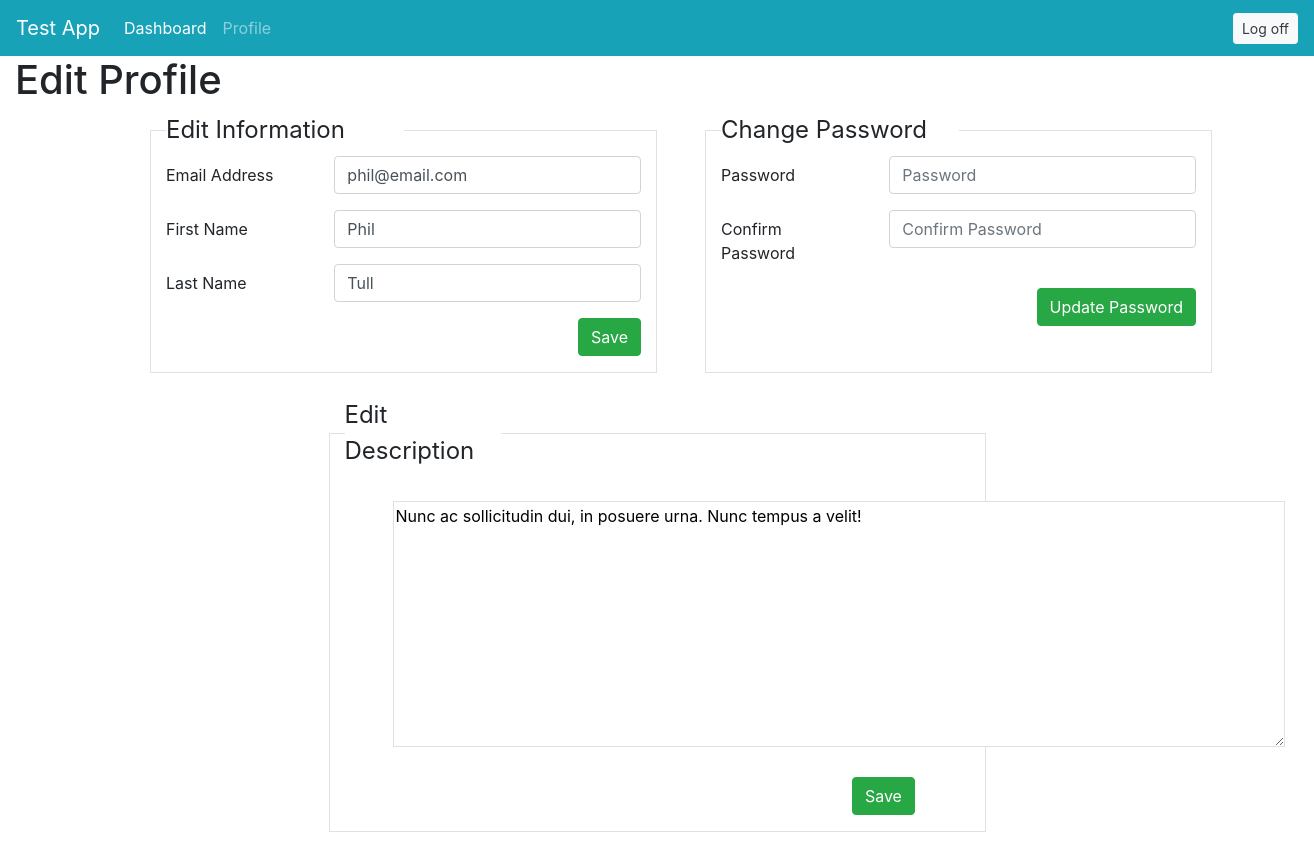
The page /users/profile (signed in) on the database its author committed.
### login_reg/models.py (models this page shows)
class User(models.Model):
    first_name = models.CharField(max_length=45)
    last_name = models.CharField(max_length=45)
    email = models.CharField(max_length=100)
    password = models.CharField(max_length=255)
    user_level = models.IntegerField(blank=True, null=True)
    description = models.TextField(default="")
    created_at = models.DateTimeField(auto_now_add=True)
    updated_at = models.DateTimeField(auto_now=True)
    objects = UserManager()

### user_dash_app/views.py (the view, shortened to what this page needs)
# urls.py: path('profile', views.profile),
def profile(request):
    if 'user_id' in request.session:
        user_id = request.session['user_id']
        context = {
            'user': User.objects.get(id=request.session['user_id'])
            }
        return render(request, 'profile.html', context)
    return redirect('/')

### user_dash_app/templates/profile.html (shortened to what this page needs)
<!DOCTYPE html>
<html lang="en">
<head>
    <link rel="stylesheet" href="https://stackpath.bootstrapcdn.com/bootstrap/4.3.1/css/bootstrap.min.css">
</head>
<body>
    <nav class="navbar navbar-expand-lg navbar-dark bg-info">
        <a class="navbar-brand" href="/">Test App</a>
        <div class="collapse navbar-collapse" id="navbarText">
            <ul class="navbar-nav mr-auto">
                <li class="nav-item active">
                    {%if user.user_level == 9%}
                    <a class="nav-link" href="/users/admin">Dashboard<span class="sr-only">(current)</span></a>
                    {%else%}
                    <a class="nav-link" href="/users/dashboard">Dashboard<span class="sr-only">(current)</span></a>
                    {%endif%}
                </li>
                <li class="nav-item">
                    <a class="nav-link" href="/users/profile">Profile</a>
                </li>
            </ul>
            <a class="btn btn-sm btn-light text-dark" href="/logoff"
                    role="button">Log off</a>
        </div>
    </nav>
    <div class="col-10"><h1>Edit Profile</h1></div>
    <div class="container row mx-auto">
        <fieldset class="col ml-5 border">
            <legend class="w-50">Edit Information</legend>
            <form action="/users/profile" method="POST">
                <div class="form-group row">
                    <label for="inputEmail3" class="col-sm-4 col-form-label">Email Address</label>
                    <div class="col-sm-8">
                        <input type="email" name="email" class="form-control" id="inputEmail3" value="{{user.email}}">
                    </div>
                </div>
                <div class="form-group row">
                    <label for="" class="col-sm-4 col-form-label">First Name</label>
                    <div class="col-sm-8">
                        <input type="text" name="first_name" class="form-control" id="" value="{{user.first_name}}">
                    </div>
                </div>
                <div class="form-group row">
                    <label for="" class="col-sm-4 col-form-label">Last Name</label>
                    <div class="col-sm-8">
                        <input type="text" name="last_name" class="form-control" id="" value="{{user.last_name}}">
                    </div>
                </div>
                <div class="form-group row">
                    <div class="col-sm-12">
                        <button type="submit" class="btn btn-success float-right">Save</button>
                    </div>
                </div>
            </form>
        </fieldset>
        <fieldset class="col ml-5 border">
            <legend class="w-50">Change Password</legend>
            <form action="/users/profile_password" method="POST">
                <div class="form-group row">
                    <label for="inputPassword3" class="col-sm-4 col-form-label">Password</label>
                    <div class="col-sm-8">
                        <input type="password" name="password" class="form-control" id="inputPassword3" placeholder="Password">
                    </div>
                </div>
                <div class="form-group row">
                    <label for="inputPassword3" class="col-sm-4 col-form-label">Confirm Password</label>
                    <div class="col-sm-8">
                        <input type="password" name="conf_password" class="form-control" id="inputPassword3" placeholder="Confirm Password">
                    </div>
                </div>
                <div class="form-group row">
                    <div class="col-sm-12">
                        <button type="submit" class="btn btn-success float-right">Update Password</button>
                    </div>
                </div>
            </form>
        </fieldset>
    </div>
    <fieldset class="container w-50 my-4 border">
        <legend class="w-25">Edit Description</legend>
        <form action="/users/description" method="POST">
            <textarea class="border mx-5 my-4" name="description" id="" cols="85" rows="10">{{user.description}}</textarea>
            <div class="form-group row">
                <div class="col-sm-11">
                    <button type="submit" class="btn btn-success float-right">Save</button>
                </div>
            </div>
        </form>
    </fieldset>
</body>
</html>

### rows shown on the page
User: email "phil@email.com", first_name "Phil", last_name "Tull", description "Nunc ac sollicitudin dui, in posuere urna. Nunc tempus a velit!"
